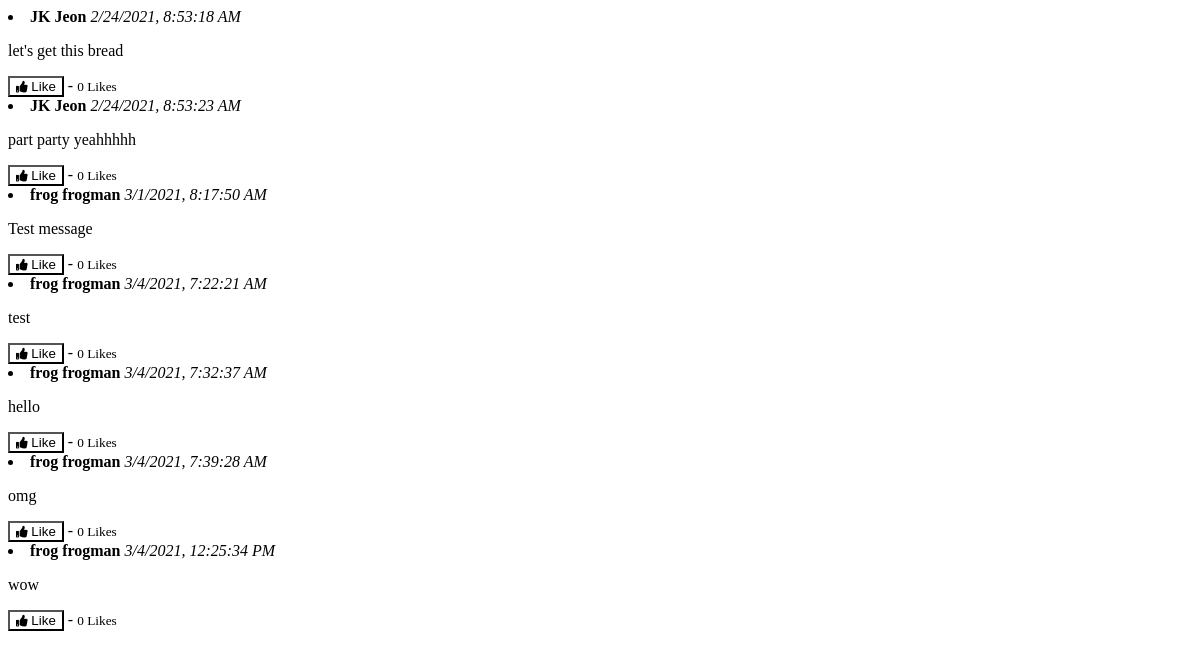
The page /get_msgs/1 (signed in) on the database as committed earlier.
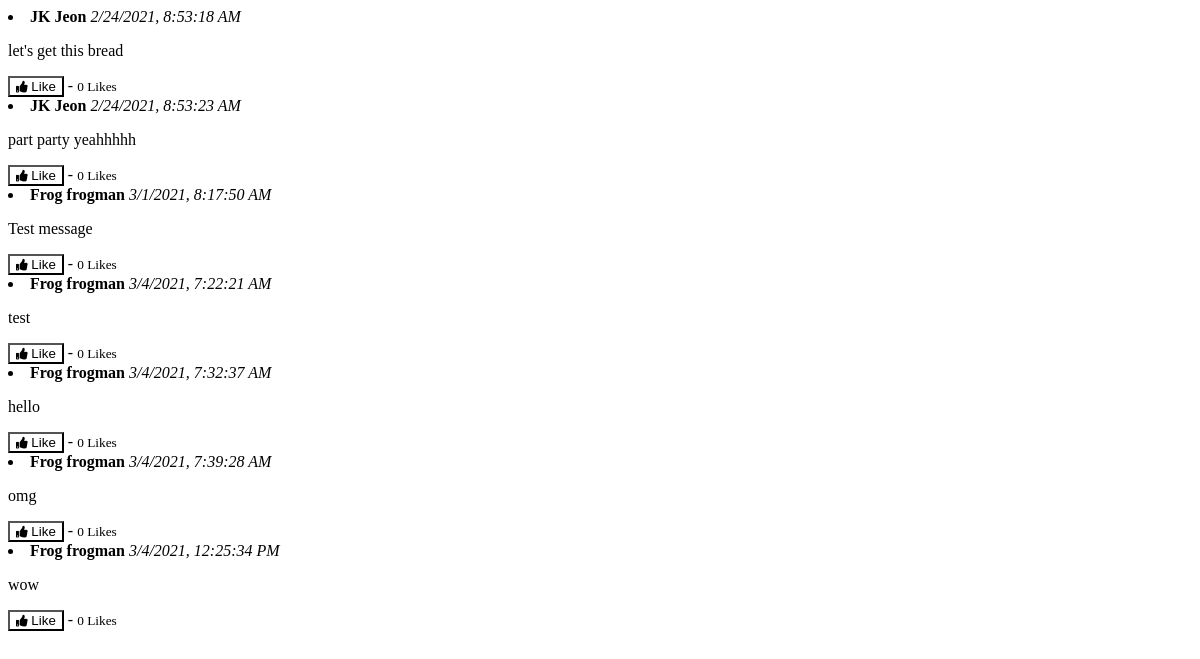
The same page on the database as committed later.
### app/models.py (models this page shows, shortened)
class Message(models.Model):
    table_id = models.ForeignKey(CafeTable, related_name="messages",
                                 on_delete=models.CASCADE)
    created_by = models.ForeignKey(CoffeeUser, related_name="messages",
                                   on_delete=models.CASCADE)
    message_date = models.DateTimeField(auto_now_add=True)
    message_content = models.TextField(max_length=4000)
    message_upvote = models.ManyToManyField(CoffeeUser, related_name="message_upvote")
    total_upvotes = models.PositiveIntegerField(default=0)

class CoffeeUser(AbstractBaseUser):
    AVAILABLE_UNIS = (
        ("University of Exeter", "University of Exeter"),
        ("Test uni", "Test uni")
    )
    email = models.EmailField(verbose_name="email", unique=True)
    date_joined = models.DateTimeField(verbose_name="date_joined",
                                       auto_now_add=True)
    last_login = models.DateTimeField(verbose_name="last_login", auto_now=True)
    is_admin = models.BooleanField(default=False)
    is_active = models.BooleanField(default=True)
    is_staff = models.BooleanField(default=False)
    is_superuser = models.BooleanField(default=False)
    first_name = models.CharField(max_length=50)
    last_name = models.CharField(max_length=50)
    university = models.CharField(max_length=50, choices=AVAILABLE_UNIS)
    year = models.PositiveIntegerField(null=True, blank=True)
    course = models.CharField(max_length=50, blank=True)
    cafe_table_ids = models.ManyToManyField(CafeTable, blank=True)
    points = models.PositiveIntegerField(default=0)
    studying_until = models.DateTimeField(null=True, blank=True)
    share_tables = models.BooleanField(default=True)
    tasks_set_today = models.PositiveIntegerField(default=0)
    next_possible_set = models.DateField(null=True, blank=True)
    student_tasks_completed = models.PositiveIntegerField(default=0)
    next_possible_complete = models.DateField(null=True, blank=True)
    facebook = models.CharField(max_length=255, null=True, blank=True)
    twitter = models.CharField(max_length=255, null=True, blank=True)
    instagram = models.CharField(max_length=255, null=True, blank=True)
    USERNAME_FIELD = "email"  # users log in using their email
    REQUIRED_FIELDS = ["first_name", "last_name", "university", "is_staff"]
    objects = CoffeeUserManager()

### app/views.py (the view)
# urls.py: path('get_msgs/<table>', views.get_msgs, name='get_msgs'),
@login_required(login_url='/')
def get_msgs(request, table):
    try:
        table = CafeTable.objects.get(pk=table)
    except CafeTable.DoesNotExist:
        return render(request, 'denied.html')
    current_user = request.user
    if ((current_user.university != table.university) or
       (table.table_id not in
       current_user.cafe_table_ids.values_list('table_id', flat=True))):
        return render(request, 'denied.html')
    messages = Message.objects.filter(table_id=table).order_by(
                'message_date')[:100]
    for msg in messages:
        msg.message_date = pytz.utc.localize(msg.message_date).isoformat()
    return render(request, 'messages.html', {'messages': messages})

### app/templates/messages.html (shortened to what this page needs)
<!DOCTYPE html>
<html lang="en">
<head>
  {% load static %}
  <link href="https://cdnjs.cloudflare.com/ajax/libs/font-awesome/5.15.2/css/all.min.css" rel="stylesheet"></link>
</head>
<div id="messages">
{% for msg in messages %}
      <li>
        <b>{{msg.created_by.first_name}} {{msg.created_by.last_name}}</b>
        <i><span id="messageDate{{ msg.id }}"></span></i>
        <br>
        <p class="msg">{{msg.message_content}}</p>
        <form action= "{% url 'upvote_message' msg.id %}" method="POST">
            <button style="background-color: transparent;" type="submit", name="message_upvote", value="{{ msg.id }}"><i class="fas fa-thumbs-up fa-sm"></i> Like </button> - <small>{{msg.total_upvotes}} Likes</small>
        </form>
      </li>
      {% endfor %}
</div>

Rows that differ between the two databases and show on the page:
changed through a linked row, Message "Test message": created_by.first_name "frog" → "Frog"
changed through a linked row, Message "test": created_by.first_name "frog" → "Frog"
changed through a linked row, Message "hello": created_by.first_name "frog" → "Frog"
changed through a linked row, Message "omg": created_by.first_name "frog" → "Frog"
changed through a linked row, Message "wow": created_by.first_name "frog" → "Frog"
